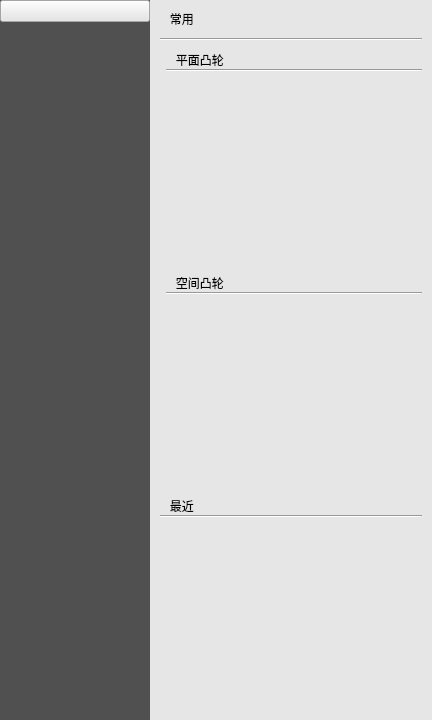
      <widget class="QWidget" name="filePage">
       <property name="styleSheet">
        <string notr="true">font: 75 15pt &quot;微软雅黑&quot;;</string>
       </property>
       <layout class="QGridLayout" name="gridLayout_9">
        <property name="leftMargin">
         <number>0</number>
        </property>
        <property name="topMargin">
         <number>0</number>
        </property>
        <property name="rightMargin">
         <number>0</number>
        </property>
        <property name="bottomMargin">
         <number>0</number>
        </property>
        <property name="spacing">
         <number>0</number>
        </property>
        <item row="0" column="0">
         <widget class="QWidget" name="widget" native="true">
          <property name="styleSheet">
           <string notr="true">background-color: rgb(80, 80, 80);</string>
          </property>
          <layout class="QGridLayout" name="gridLayout_3">
           <property name="leftMargin">
            <number>0</number>
           </property>
           <property name="topMargin">
            <number>0</number>
           </property>
           <property name="rightMargin">
            <number>0</number>
           </property>
           <property name="bottomMargin">
            <number>0</number>
           </property>
           <property name="spacing">
            <number>0</number>
           </property>
           <item row="2" column="0">
            <spacer name="verticalSpacer">
             <property name="orientation">
              <enum>Qt::Vertical</enum>
             </property>
             <property name="sizeHint" stdset="0">
              <size>
               <width>20</width>
               <height>414</height>
              </size>
             </property>
            </spacer>
           </item>
           <item row="0" column="0">
            <widget class="QPushButton" name="returnPushButton">
             <property name="mouseTracking">
              <bool>false</bool>
             </property>
             <property name="autoFillBackground">
              <bool>false</bool>
             </property>
             <property name="styleSheet">
              <string notr="true">background-color: rgb(230, 230,230);</string>
             </property>
             <property name="text">
              <string/>
             </property>
             <property name="flat">
              <bool>false</bool>
             </property>
            </widget>
           </item>
           <item row="1" column="0">
            <widget class="QListWidget" name="fileButtonListWidget">
             <property name="sizePolicy">
              <sizepolicy hsizetype="Fixed" vsizetype="Expanding">
               <horstretch>0</horstretch>
               <verstretch>0</verstretch>
              </sizepolicy>
             </property>
             <property name="minimumSize">
              <size>
               <width>150</width>
               <height>0</height>
              </size>
             </property>
             <property name="maximumSize">
              <size>
               <width>150</width>
               <height>16777215</height>
              </size>
             </property>
             <property name="frameShape">
              <enum>QFrame::NoFrame</enum>
             </property>
             <property name="frameShadow">
              <enum>QFrame::Plain</enum>
             </property>
             <property name="lineWidth">
              <number>0</number>
             </property>
             <property name="iconSize">
              <size>
               <width>100</width>
               <height>40</height>
              </size>
             </property>
             <property name="textElideMode">
              <enum>Qt::ElideMiddle</enum>
             </property>
            </widget>
           </item>
          </layout>
         </widget>
        </item>
        <item row="0" column="1">
         <widget class="QStackedWidget" name="fileStackedWidget">
          <property name="styleSheet">
           <string notr="true">background-color: rgb(230, 230,230);
</string>
          </property>
          <widget class="QWidget" name="beginFilePage">
           <layout class="QGridLayout" name="gridLayout_2">
            <property name="leftMargin">
             <number>10</number>
            </property>
            <property name="topMargin">
             <number>10</number>
            </property>
            <property name="rightMargin">
             <number>10</number>
            </property>
            <property name="bottomMargin">
             <number>10</number>
            </property>
            <property name="spacing">
             <number>10</number>
            </property>
            <item row="0" column="0">
             <layout class="QVBoxLayout" name="verticalLayout_2">
              <property name="leftMargin">
               <number>0</number>
              </property>
              <item>
               <widget class="QLabel" name="planeCamQcickTiTle_2">
                <property name="text">
                 <string>   常用</string>
                </property>
               </widget>
              </item>
              <item>
               <widget class="Line" name="planeCamQcickLine_2">
                <property name="orientation">
                 <enum>Qt::Horizontal</enum>
                </property>
               </widget>
              </item>
              <item>
               <layout class="QVBoxLayout" name="planeCamQcick">
                <property name="spacing">
                 <number>0</number>
                </property>
                <property name="leftMargin">
                 <number>6</number>
                </property>
                <item>
                 <widget class="QLabel" name="planeCamQcickTiTle">
                  <property name="text">
                   <string>   平面凸轮</string>
                  </property>
                 </widget>
                </item>
                <item>
                 <widget class="Line" name="planeCamQcickLine">
                  <property name="styleSheet">
                   <string notr="true"/>
                  </property>
                  <property name="frameShadow">
                   <enum>QFrame::Sunken</enum>
                  </property>
                  <property name="orientation">
                   <enum>Qt::Horizontal</enum>
                  </property>
                 </widget>
                </item>
                <item>
                 <widget class="QListWidget" name="planeCamListWidget">
                  <property name="frameShape">
                   <enum>QFrame::NoFrame</enum>
                  </property>
                 </widget>
                </item>
               </layout>
              </item>
              <item>
               <layout class="QVBoxLayout" name="spaceCamQcick">
                <property name="spacing">
                 <number>0</number>
                </property>
                <property name="leftMargin">
                 <number>6</number>
                </property>
                <item>
                 <widget class="QLabel" name="spaceCamQcickTiTle">
                  <property name="text">
                   <string>   空间凸轮</string>
                  </property>
                 </widget>
                </item>
                <item>
                 <widget class="Line" name="spaceCamQcickLine">
                  <property name="orientation">
                   <enum>Qt::Horizontal</enum>
                  </property>
                 </widget>
                </item>
                <item>
                 <widget class="QListWidget" name="spaceCamListWidget">
                  <property name="frameShape">
                   <enum>QFrame::NoFrame</enum>
                  </property>
                 </widget>
                </item>
               </layout>
              </item>
             </layout>
            </item>
            <item row="1" column="0">
             <layout class="QVBoxLayout" name="verticalLayout">
              <property name="spacing">
               <number>0</number>
              </property>
              <item>
               <widget class="QLabel" name="filelistWidgetTiTle">
                <property name="text">
                 <string>   最近</string>
                </property>
               </widget>
              </item>
              <item>
               <widget class="Line" name="line">
                <property name="orientation">
                 <enum>Qt::Horizontal</enum>
                </property>
               </widget>
              </item>
              <item>
               <widget class="QListWidget" name="filelistWidget">
                <property name="frameShape">
                 <enum>QFrame::NoFrame</enum>
                </property>
               </widget>
              </item>
             </layout>
            </item>
           </layout>
          </widget>
          <widget class="QWidget" name="newFilePage"/>
          <widget class="QWidget" name="openFilePage"/>
         </widget>
        </item>
       </layout>
      </widget>
